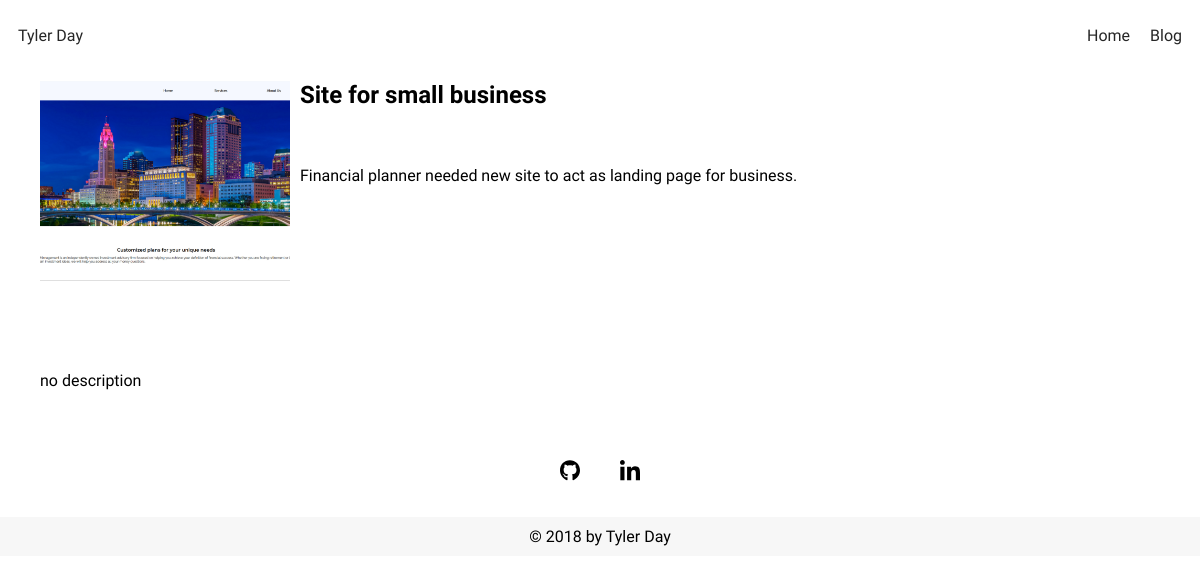
/project/2/, run on an earlier commit of the app's database.
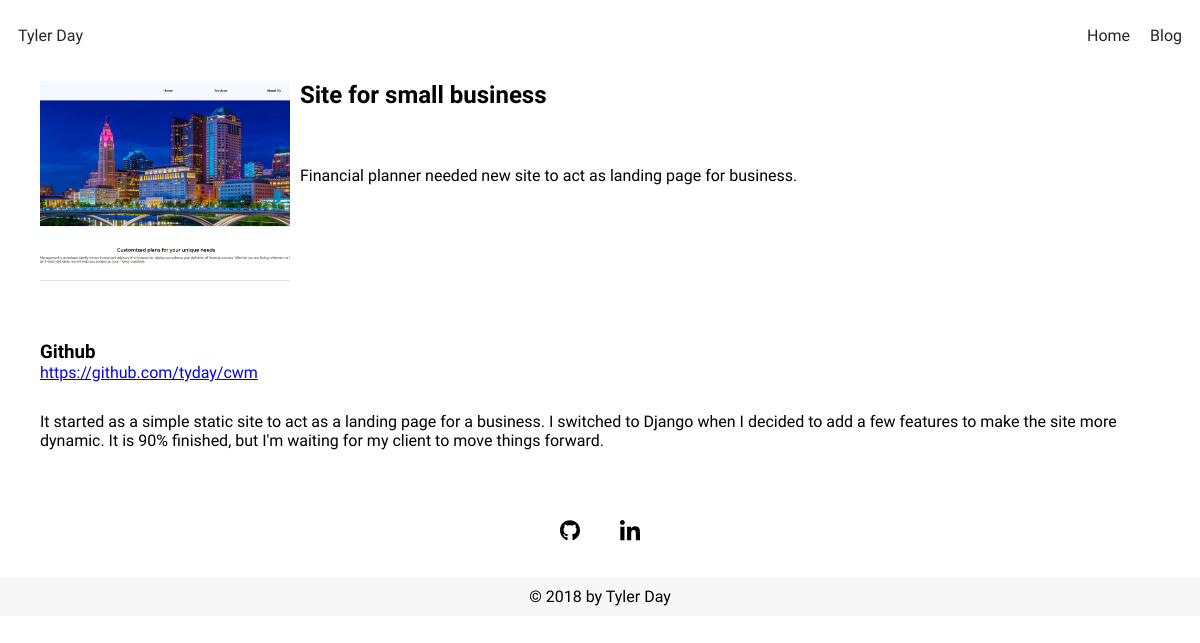
And on a later commit of the database.
### blog/models.py (models this page shows, shortened)
class Project(models.Model):
    name = models.CharField(max_length=200)
    short_description = models.TextField()
    description = models.TextField()
    images = models.ManyToManyField(Image)
    githublink = models.CharField(max_length=200, blank=True, null=True)
    post = models.ManyToManyField(Post, blank=True)
    weblink = models.ManyToManyField(WebLink, blank=True)
    importance = models.IntegerField()
    display = models.BooleanField()
    date_added = models.DateTimeField(default=timezone.now)
    date_last_modified = models.DateTimeField(default=timezone.now)

class Image(models.Model):
    name = models.CharField(max_length=100)
    image_file = models.ImageField(null=True,blank=True)
    alt_text = models.CharField(max_length=100)

### blog/views.py (the view)
# urls.py: path('project/<int:pk>/', views.project_detail, name='project_detail'),
def project_detail(request, pk):
    project = get_object_or_404(Project, pk=pk)
    return render(request, 'blog/project_detail.html', {'project':project})

### blog/templates/blog/project_detail.html (shortened to what this page needs)
{% extends 'blog/base.html' %}
{% block content %}
    <div class="project-detail">
        {% if project.images %}
        <img src="{{ MEDIA_URL }}{{ project.images.first.image_file }}" alt="{{ project.images.first.alt_text }}" class="project-image project-image-detail">
        {% endif %}
        <h2 class="project-name">{{ project.name }}</h2>
        <p class="project-description-short">{{ project.short_description|linebreaksbr }}</p>
        <p class="project-description-long">{{ project.description|linebreaksbr }}</p>
        {% if project.githublink %}
        <div class="project-github-link">
        <h3>Github</h3>
        <a href="{{ project.githublink }}">{{ project.githublink }}</a>
        </div>
        {% else %}
        <div class="project-github-link"></div>
        {% endif %}
    </div>
    {% endblock %}

### blog/templates/blog/base.html (shortened to what this page needs)
{% load static %}
<!DOCTYPE html>
<html lang="en">
    <head>
        <link rel="stylesheet" href="{% static 'css/blog.css' %}">
    </head>
    <body>
        <header class="page-header">
            <nav class="nav-top">
                <div class="nav-title">
                    <a href="/" class="nav-btn">Tyler Day</a>
                </div>
                <div class="nav-menu">
                    <a href="/" class="nav-btn">Home</a>
                    <a href="{% url 'post_list' %}" class="nav-btn">Blog</a>
                </div>
            </nav>
        </header>
        {% block content %}
        {% endblock %}
    {% block footer %}
    <footer>
        <div class="social">
            <a href="https://github.com/tyday"><img src="/static/images/github-brands.svg" alt="click to go to my github repository" class="social-icons"></a>
            <a href="https://linkedin.com/in/ty-day"><img src="/static/images/linkedin-in-brands.svg" alt="click to see my profile on linkedin" class="social-icons"></a>
        </div>
        <p>&#169 2018 by Tyler Day</p>
    </footer>
    {% endblock footer %}
    </body>
</html>

### blog/static/css/blog.css (style rules this page uses)
* { margin: 0; padding:0; }
p { font-family: 'Raleway', serif; }
a, a:visited { text-decoration: none; font-family: 'Raleway', serif; }
.page-header { background-color: white; margin-top: 0; padding: 1em .5em 1em .5em; }
h1, h2, h3, h4 { font-family: 'Work Sans', sans-serif; font-weight: 700; }
.nav-btn { display: inline-block; text-decoration: none; color:#262626; margin: 10px; font-family: 'Work Sans', sans-serif; font-weight: 200; }
.nav-top { display: flex; justify-content: space-between; align-items: center; }
.nav-title { display: flex; justify-content: flex-start; }
.nav-title a { font-size: 22; }
.nav-menu { display: flex; justify-content: flex-end; }
.project-image { width: 250px; height: 200px; padding-bottom: 10px; object-fit: cover; }
.project-detail { padding: 10px 40px 40px 40px; display: grid; grid-template-columns: 250px auto; grid-template-rows: 75px 165px auto; grid-column-gap: 10px; grid-row-gap: 10px; grid-template-areas: "image title" "image short-description" "github-link github-link" "link link" "long-description long-description" }
.project-image-detail { grid-area: image; }
.project-name { grid-area: title; }
.project-description-short { grid-area: short-description; }
.project-description-long { grid-area: long-description; margin-top: 10px; }
.project-github-link { grid-area: github-link; }
.project-github-link a { text-decoration: underline; }
footer p { text-align: center; background-color: #f7f7f7; padding: 10px; }
.social { display: flex; justify-content: center; padding: 10px; }
.social-icons { width: 20px; padding: 20px; }

What changed in the data, as far as the page shows it:
changed Project "Site for small business": description "no description" → "It started as a simple static site to act as a landing page for a business. I switched to Django when I decided to add a few features to make the site more dynamic. It is 90% finished, but I'm waiting for my client to move things forward."; githublink (not shown) → "https://github.com/tyday/cwm"
Also different on the page:
text now shown: "Github"
